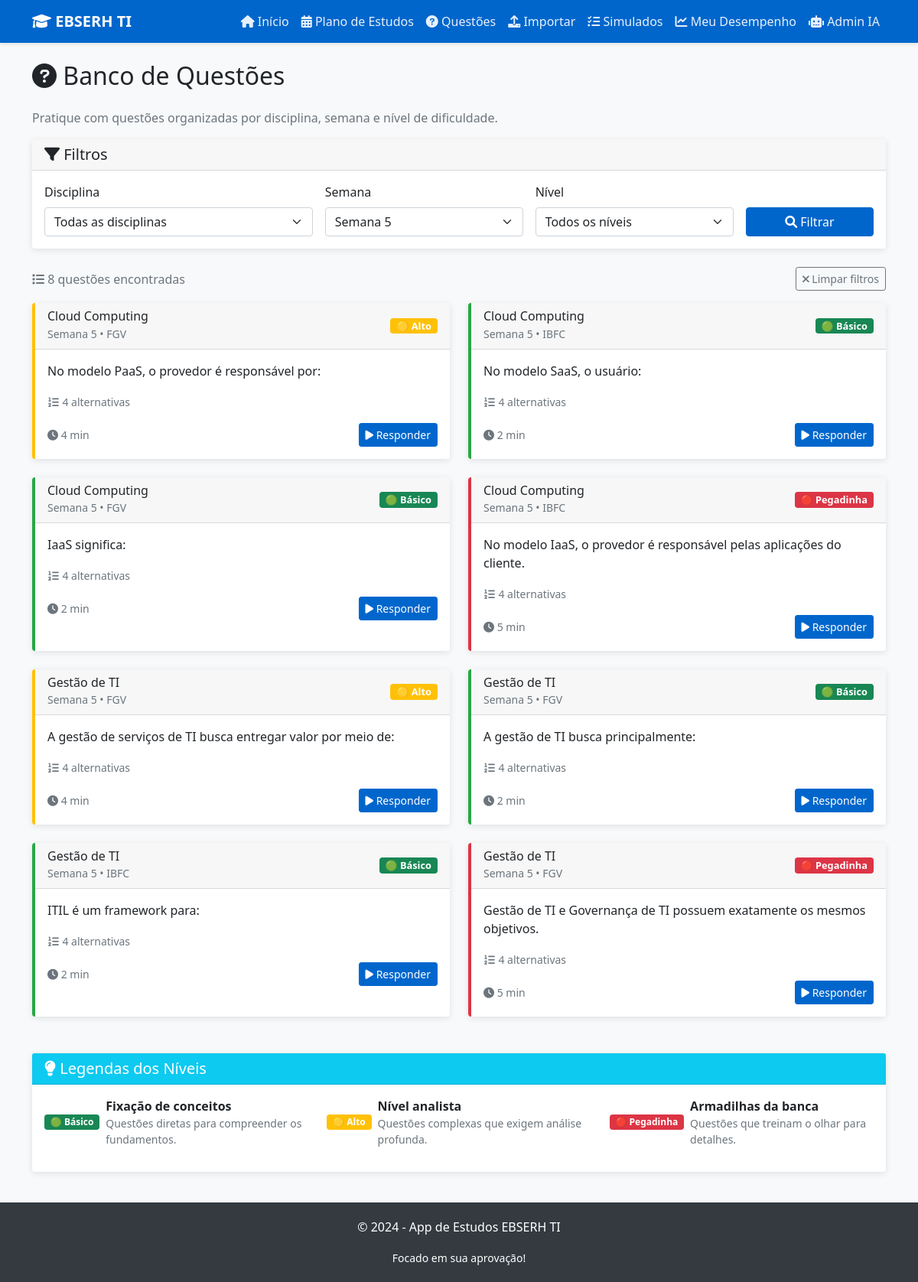
/questoes?semana=5, run on an earlier commit of the app's database.
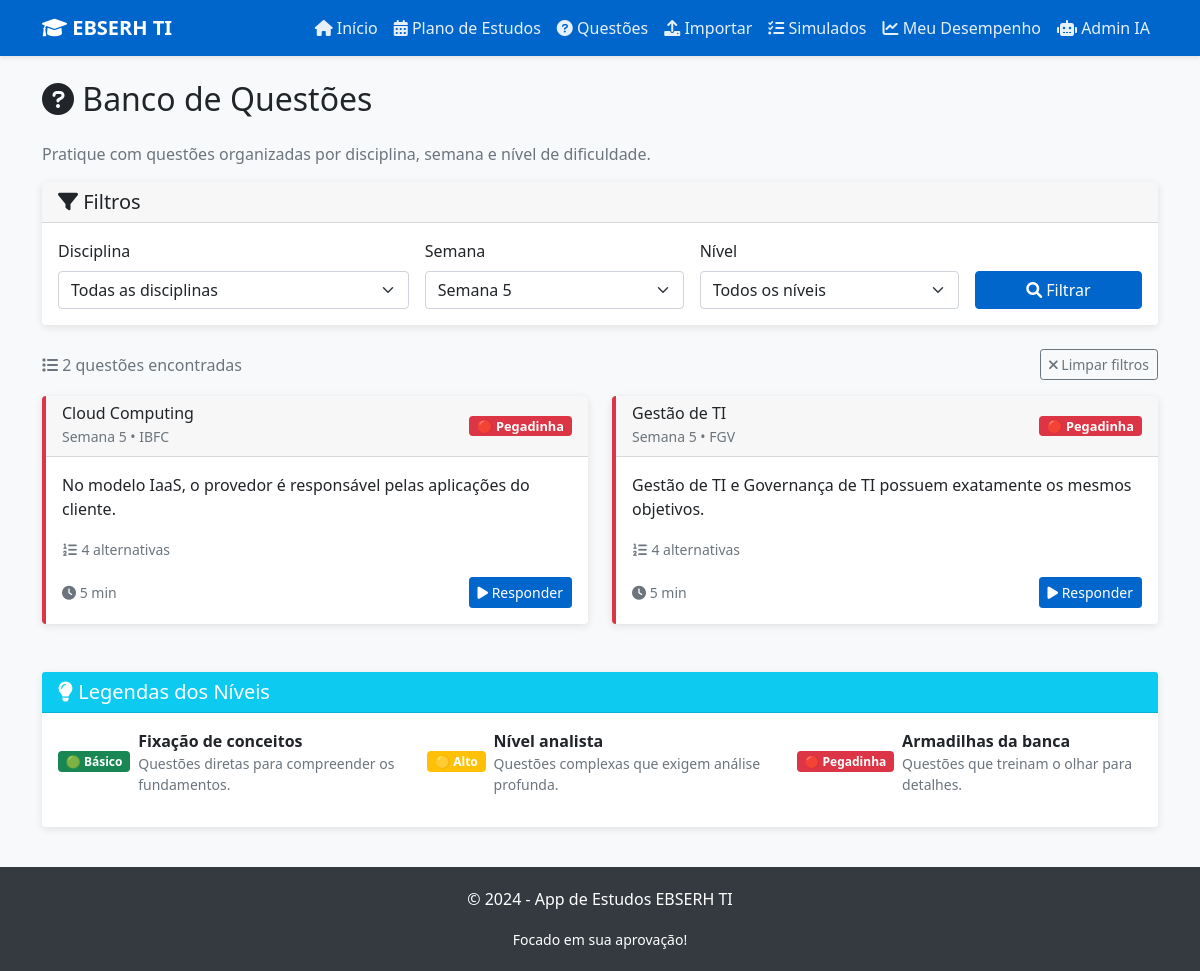
And on a later commit of the database.
### tables this page shows
CREATE TABLE questoes (
            id INTEGER PRIMARY KEY AUTOINCREMENT,
            disciplina TEXT NOT NULL,
            semana INTEGER NOT NULL,
            nivel TEXT NOT NULL CHECK (nivel IN ('Básico', 'Alto', 'Pegadinha')),
            banca TEXT NOT NULL,
            enunciado TEXT NOT NULL,
            alternativas TEXT NOT NULL,
            resposta_correta TEXT NOT NULL,
            comentario TEXT NOT NULL
        , tags TEXT, dificuldade_num INTEGER);

### app.py (the view)
@app.route('/questoes')
def questoes():
    disciplina = request.args.get('disciplina', '')
    semana = request.args.get('semana', '')
    nivel = request.args.get('nivel', '')
    conn = get_db_connection()
    query = 'SELECT DISTINCT disciplina FROM questoes ORDER BY disciplina'
    disciplinas = conn.execute(query).fetchall()
    query = 'SELECT DISTINCT semana FROM questoes ORDER BY semana'
    semanas = conn.execute(query).fetchall()
    query = 'SELECT * FROM questoes WHERE 1=1'
    params = []
    if disciplina:
        query += ' AND disciplina = ?'
        params.append(disciplina)
    if semana:
        query += ' AND semana = ?'
        params.append(semana)
    if nivel:
        query += ' AND nivel = ?'
        params.append(nivel)
    query += ' ORDER BY disciplina, semana, nivel'
    questoes = conn.execute(query, params).fetchall()
    conn.close()
    return render_template('questoes.html',
                         questoes=questoes,
                         disciplinas=disciplinas,
                         semanas=semanas,
                         filtros={'disciplina': disciplina, 'semana': semana, 'nivel': nivel})

### app.py (called while the page is built)
def get_db_connection():
    conn = sqlite3.connect(DB_NAME)
    conn.row_factory = sqlite3.Row
    return conn

### templates/questoes.html (shortened to what the changed rows need)
{% extends "base.html" %}
{% block content %}
<div class="row">
    <div class="col-12">
        <h2 class="mb-4">
            <i class="fas fa-question-circle"></i> Banco de Questões
        </h2>
    </div>
</div>
<div class="row mb-3">
    <div class="col-12">
        <div class="d-flex justify-content-between align-items-center">
            <span class="text-muted">
                <i class="fas fa-list"></i>
                {{ questoes|length }} questões encontradas
            </span>
            {% if filtros.disciplina or filtros.semana or filtros.nivel %}
            <a href="{{ url_for('questoes') }}" class="btn btn-outline-secondary btn-sm">
                <i class="fas fa-times"></i> Limpar filtros
            </a>
            {% endif %}
        </div>
    </div>
</div>
<div class="row g-4">
    {% for questao in questoes %}
    <div class="col-lg-6">
        <div class="card h-100 nivel-{{ questao.nivel.lower().replace('á', 'a').replace('ç', 'c').replace('ê', 'e') }}">
            <div class="card-header d-flex justify-content-between align-items-center">
                <div>
                    <h6 class="mb-0">{{ questao.disciplina }}</h6>
                    <small class="text-muted">Semana {{ questao.semana }} • {{ questao.banca }}</small>
                </div>
                <span class="badge badge-nivel
                    {% if questao.nivel == 'Básico' %}bg-success
                    {% elif questao.nivel == 'Alto' %}bg-warning
                    {% else %}bg-danger{% endif %}">
                    {% if questao.nivel == 'Básico' %}🟢
                    {% elif questao.nivel == 'Alto' %}🟡
                    {% else %}🔴{% endif %}
                    {{ questao.nivel }}
                </span>
            </div>
            <div class="card-body">
                <p class="card-text">{{ questao.enunciado[:150] }}{% if questao.enunciado|length > 150 %}...{% endif %}</p>
                <div class="mb-3">
                    <small class="text-muted">
                        <i class="fas fa-list-ol"></i> 4 alternativas
                    </small>
                </div>
                <div class="d-flex justify-content-between align-items-center">
                    <small class="text-muted">
                        <i class="fas fa-clock"></i>
                        {% if questao.nivel == 'Básico' %}2 min
                        {% elif questao.nivel == 'Alto' %}4 min
                        {% else %}5 min{% endif %}
                    </small>
                    <a href="{{ url_for('questao_detalhe', questao_id=questao.id) }}" class="btn btn-primary btn-sm">
                        <i class="fas fa-play"></i> Responder
                    </a>
                </div>
            </div>
        </div>
    </div>
    {% endfor %}
</div>
{% endblock %}

What changed in the data, as far as the page shows it:
removed questoes: disciplina "Cloud Computing", semana "5", banca "FGV", nivel "Alto", enunciado "No modelo PaaS, o provedor é responsável por:", shows "4 min"
removed questoes: disciplina "Cloud Computing", semana "5", banca "IBFC", nivel "Básico", enunciado "No modelo SaaS, o usuário:", shows "2 min"
removed questoes: disciplina "Cloud Computing", semana "5", banca "FGV", nivel "Básico", enunciado "IaaS significa:", shows "2 min"
removed questoes: disciplina "Gestão de TI", semana "5", banca "FGV", nivel "Alto", enunciado "A gestão de serviços de TI busca entregar valor por meio de:", shows "4 min"
removed questoes: disciplina "Gestão de TI", semana "5", banca "FGV", nivel "Básico", enunciado "A gestão de TI busca principalmente:", shows "2 min"
removed questoes: disciplina "Gestão de TI", semana "5", banca "IBFC", nivel "Básico", enunciado "ITIL é um framework para:", shows "2 min"
Also different on the page:
{{ questoes|length }}: "8" → "2"
